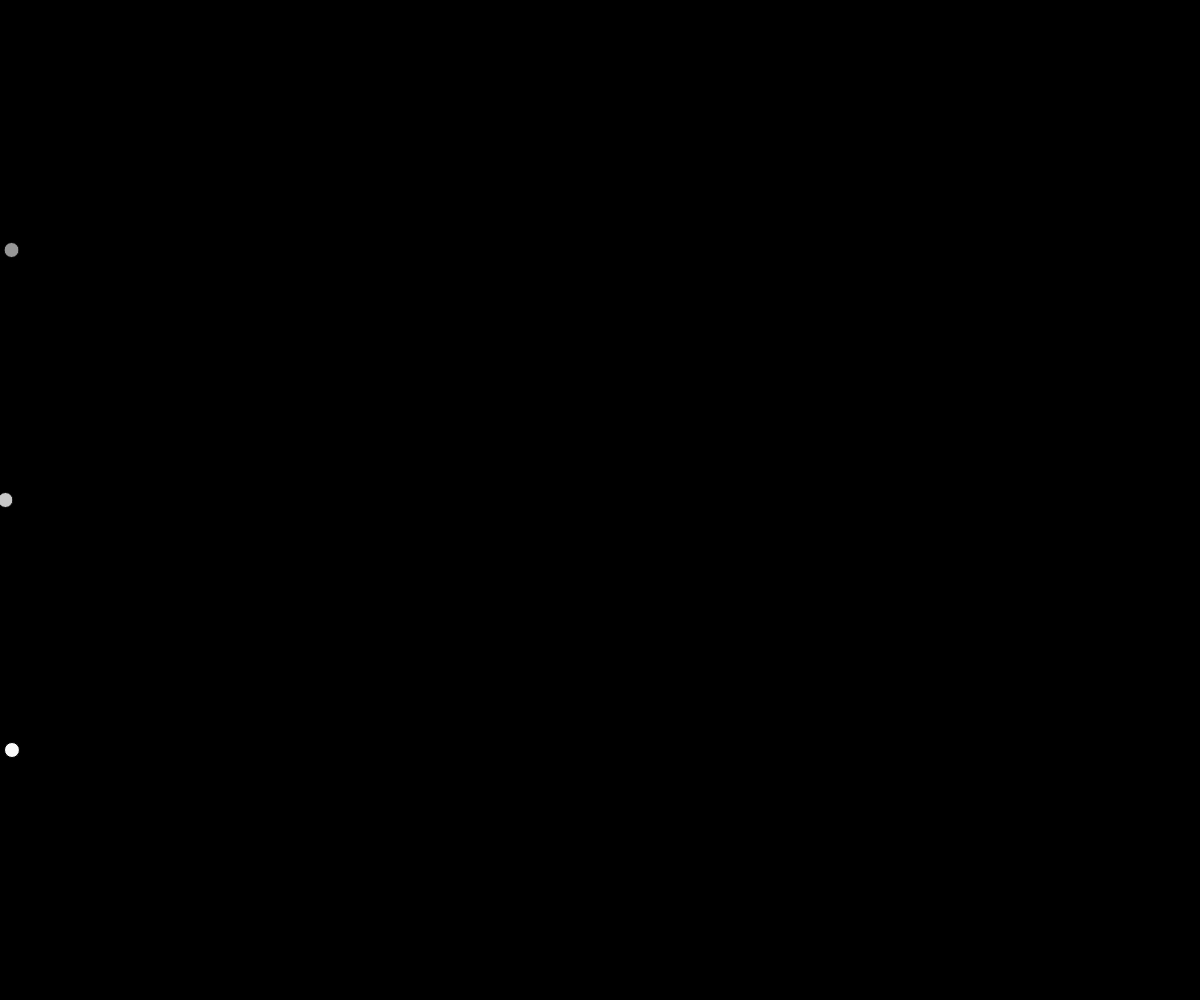
Frame 1 (no input)
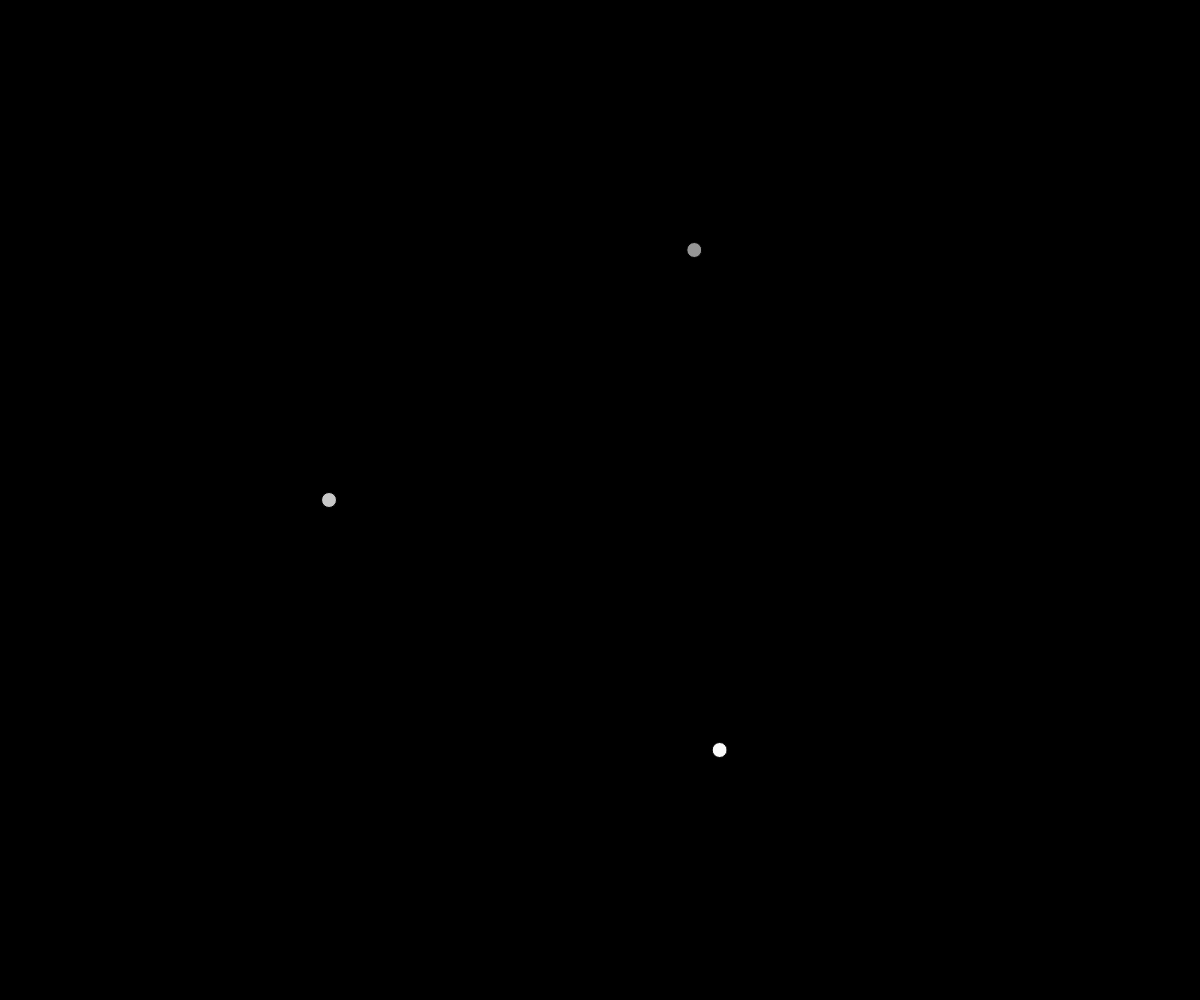
Frame 60 (no input)
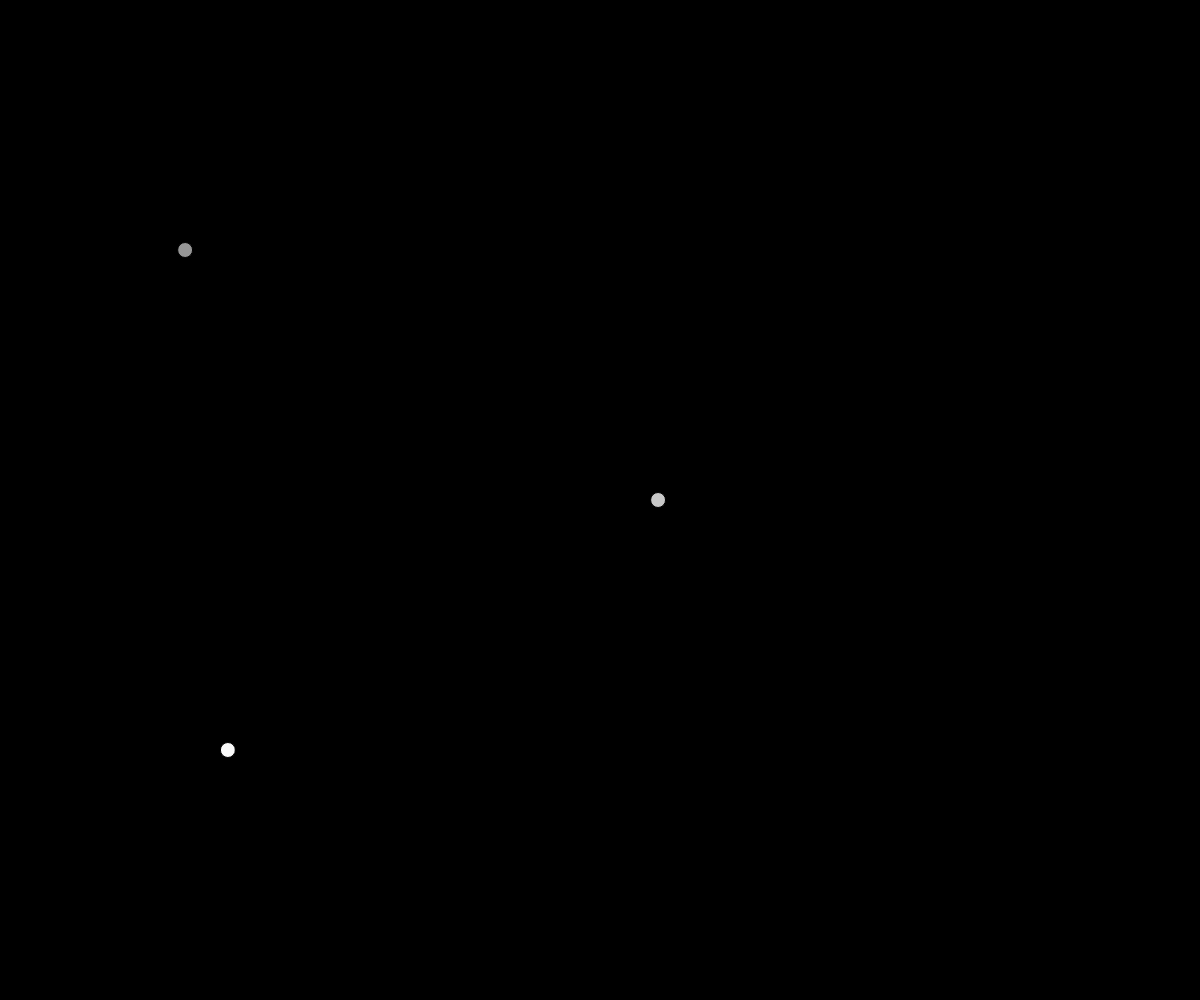
Frame 120 (the mouse pressed at the canvas centre since frame 60)

The p5.js sketch that drew these frames (run headless with seeded random() and noise() and a simulated clock; from frame 60 on, the mouse is pressed at the canvas centre):

// p5.js sketch
// ── sketch.js
// Create Your First Class
// Caleb Schwab
// 10/14/25

let myRoundRacer1;
let myRoundRacer2;
let myRoundRacer3;

function setup() {
  createCanvas(windowWidth, windowHeight);
  myRoundRacer1 = new RoundRacer(windowHeight*0.25, 150)
  myRoundRacer2 = new RoundRacer(windowHeight*0.5, 200)
  myRoundRacer3 = new RoundRacer(windowHeight*0.75, 250)
}

function draw() {
  background(0);
  myRoundRacer1.move();
  myRoundRacer1.display();
  myRoundRacer2.move();
  myRoundRacer2.display();
  myRoundRacer3.move();
  myRoundRacer3.display();
}

class RoundRacer{
  // Constructor
  constructor(yPosition, color){
    this.x = 0;
    this.y = yPosition;
    this.speed = random(3,15);
    this.c = color
    this.size = 15;
  }

  move(){
    //
    this.x += this.speed;
    if(this.x > width) this.x = 0;
  }

  display(){
    fill(this.c);
    circle(this.x, this.y, this.size);
  }

  
}
